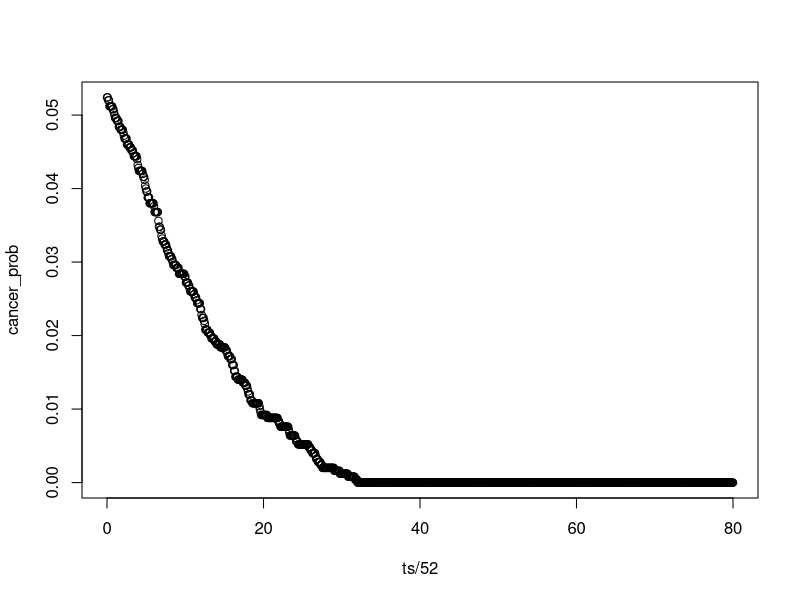
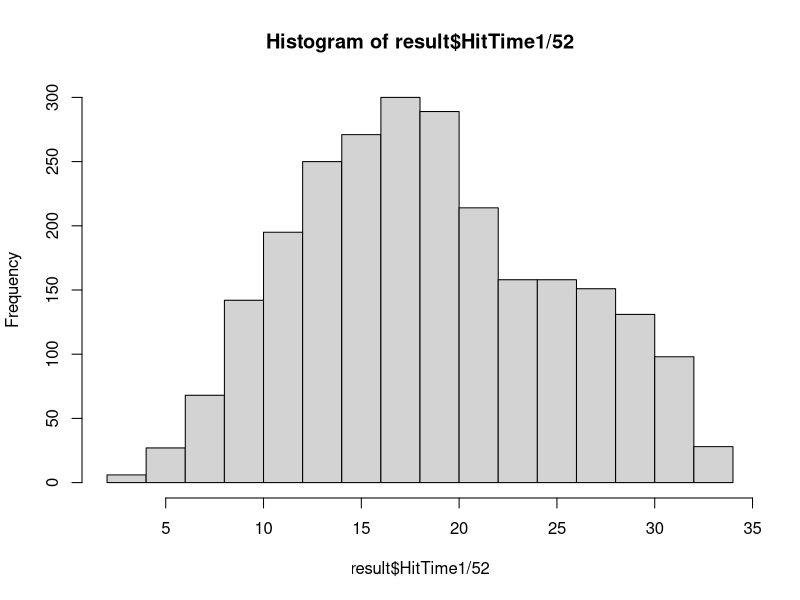
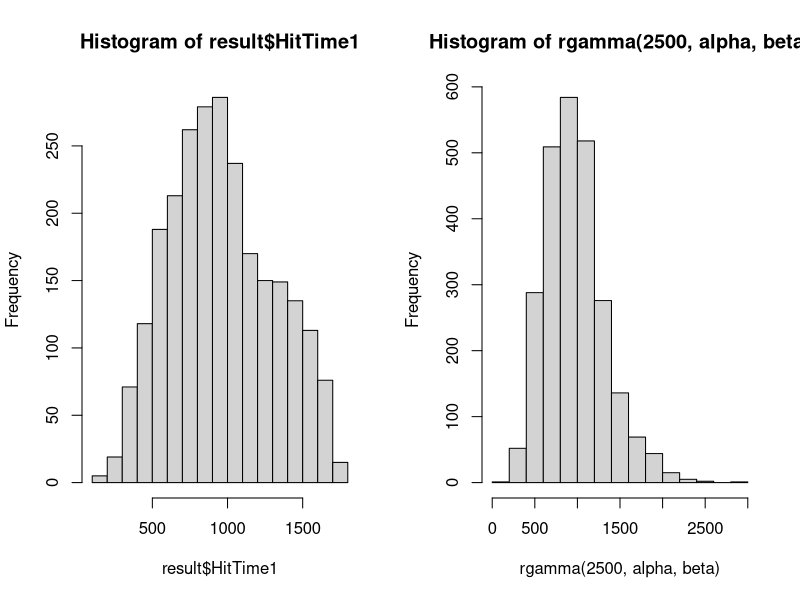

The R source for these figures, in order:
## ---- chunk 1
knitr::opts_chunk$set(echo = TRUE)
## ---- chunk 2
library(tidyverse)

result = read_csv("result.csv", col_types = cols(HitType1=col_character()))
str(result)
## ---- chunk 3
cancer_prob = c()
ts = seq(0,4160,length.out = 1000)
for(t in ts){
  prob = mean(result$ExitTime < (4160-t))
  cancer_prob = c(cancer_prob, prob)
}

plot(ts/52, cancer_prob)

hist(result$HitTime1/52)
## ---- chunk 4
table(result$HitType1)
table(result$HitType2)
table((result %>% filter(HitType2=="F"))$HitType3)
table((result %>% filter(HitType2=="S"))$HitType3)
table((result %>% filter(HitType2=="M"))$HitType3)
## ---- chunk 5
m = mean(result$HitTime1, na.rm = TRUE)
v = var(result$HitTime1, na.rm = TRUE)

beta = m / v
alpha = m^2 / v

print(c(alpha, beta))

par(mfrow=c(1,2))
hist(result$HitTime1)
hist(rgamma(2500, alpha, beta))
